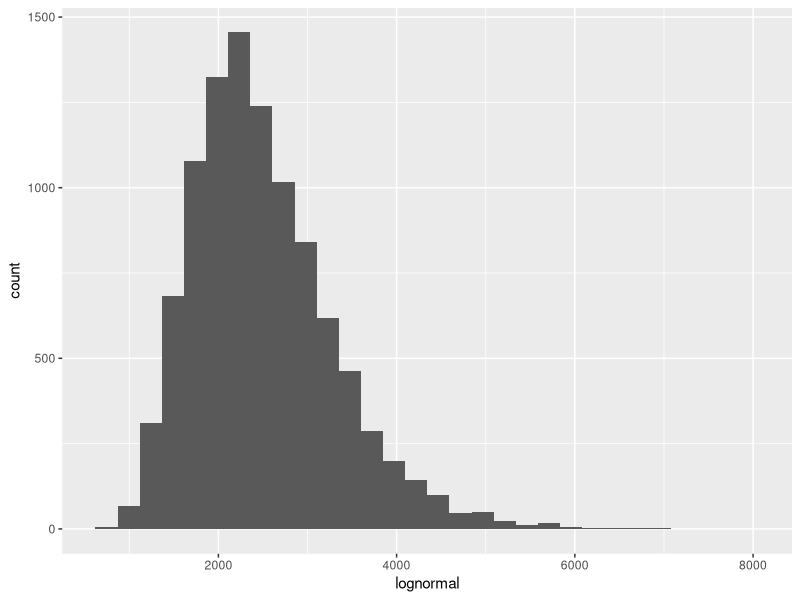
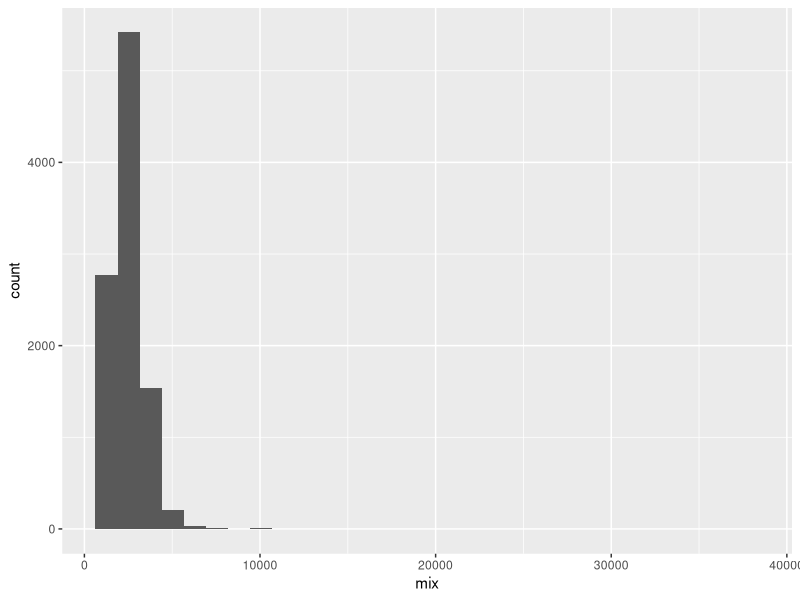

Generate these figures, in order, with R:
#script to generate alternative distributions

# global parameters

library(tidyverse)
set.seed(123)
n <- 10000 # 10000 observations in the population dataframe

# version 5/3: Lognormal (baseline)
m <- 2500
v <- 800^2

sdlog  <- sqrt(log(1 + v / m^2))
meanlog <- log(m) - 0.5 * sdlog^2

dat_inc <- rlnorm(n, meanlog, sdlog)|> 
  data.frame()

names(dat_inc)[1] <- "lognormal"

plot_lognormal <- dat_inc |> 
  ggplot(aes(x = lognormal)) +
  geom_histogram()

# version 6: Gamma (controlled skewness)
shapes <- c(5,2,1,0.7,0.5)
betas <- 2500 / shapes

for (i in seq_along(shapes)) {
  dat_inc[[paste0("gamma", shapes[i])]] <-  rgamma(n, shape =  shapes[i], rate =
                                                     1/betas[i])
} 

# version 7: Pareto (tail stress test)
alphas <- c(1.5, 2.5, 2.0)
rpareto_mean <- function(n, alpha, mean) {
  xm <- mean * (alpha - 1) / alpha
  xm * runif(n)^(-1 / alpha)
}

for (i in seq_along(alphas)) {
  dat_inc[[paste0("pareto_a", alphas[i])]] <-  rpareto_mean(n, alpha = alphas[i], mean = 2500)
} 

pareto_plots <- list()
for (i in seq_along(alphas)) {
  pareto_plots[[paste0("plot_pareto_a", alphas[i])]] <- ggplot(dat_inc, 
                                               aes(x = .data[[paste0("pareto_a", alphas[i])]])) +
    geom_histogram()
} 


# version 8: Mixtures (body + heavy tail)
component <- rbinom(10000, 1, 0.9)
dat_inc$mix <- ifelse(component == 1,
                     rlnorm(n, meanlog, sdlog),
                     rpareto_mean(n, alpha = 1.5, mean = 2500))

plot_mix <- dat_inc |> 
  ggplot(aes(x = mix)) +
  geom_histogram()

# check mean, max and min incomes
sapply(dat_inc, mean)
sapply(dat_inc, max)
sapply(dat_inc, min)
